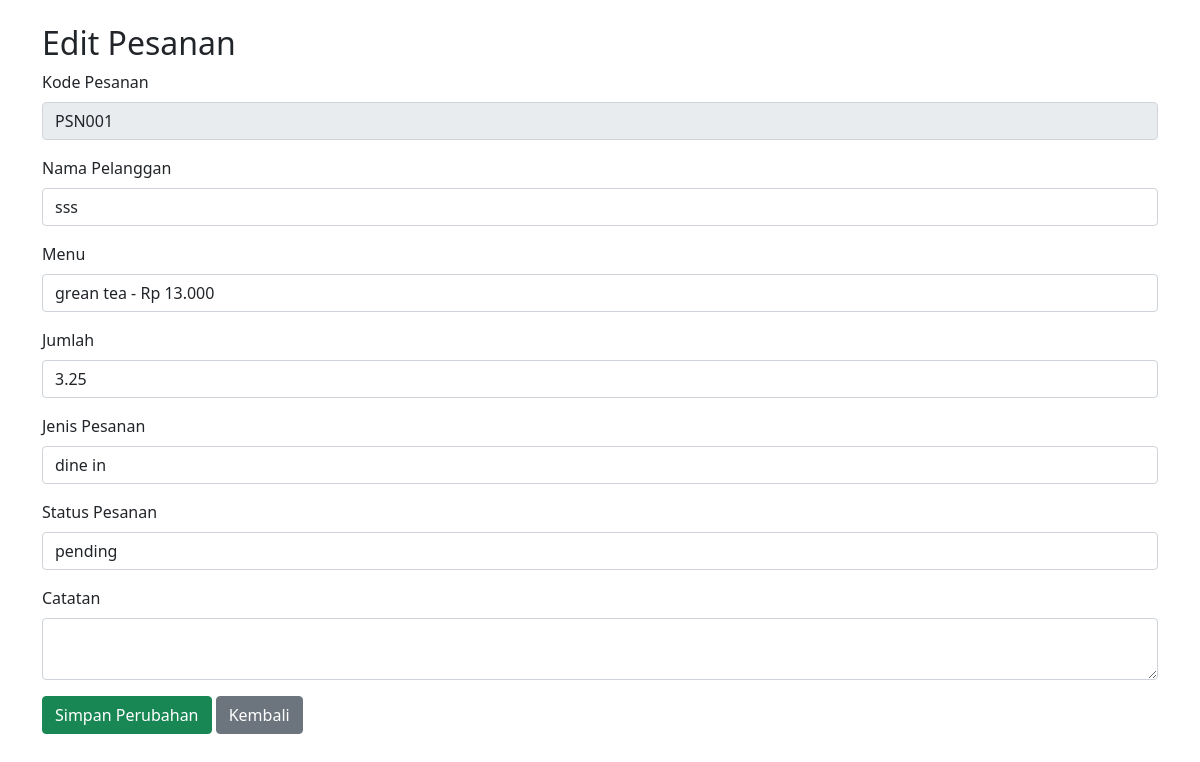
Page /admin/edit_orders.php?kode_pesanan=PSN001 (signed in) on the committed database.
### tables this page shows
CREATE TABLE `pesanan` (
  `kode_pesanan` varchar(225) NOT NULL,
  `nama_pelanggan` varchar(100) NOT NULL,
  `kode_menu` varchar(255) NOT NULL,
  `total_harga` decimal(10,2) NOT NULL,
  `tgl_pesanan` datetime NOT NULL,
  `jumlah` int NOT NULL,
  `status_pesanan` varchar(50) DEFAULT NULL
);

CREATE TABLE `menu` (
  `kode_menu` varchar(20) NOT NULL,
  `nama_menu` varchar(100) NOT NULL,
  `kategori` enum('Coffe','Non Coffe') NOT NULL,
  `harga` int NOT NULL,
  `status` enum('available','unavailable','discontinued') DEFAULT 'available',
  `created_at` timestamp NULL DEFAULT CURRENT_TIMESTAMP,
  `stok` int NOT NULL DEFAULT '0'
);

### admin/menu.php (called while the page is built, shortened)
<?php
class Menu {
    private $conn;
    private $table_name = "menu";
    public function __construct($db) {
        $this->conn = $db;
    }
    public function read() {
        $query = "SELECT kode_menu, nama_menu, kategori, harga, status, created_at
                FROM " . $this->table_name . " ORDER BY created_at DESC";
        $stmt = $this->conn->prepare($query);
        $stmt->execute();
        return $stmt;
    }
}
?>

### admin/edit_orders.php (the view, shortened to what this page needs)
<?php
require_once __DIR__ . '/menu.php';
$database = new Database();
$db = $database->getConnection();
$menuObj = new Menu($db);
$menu_list = $menuObj->read()->fetchAll(PDO::FETCH_ASSOC);
$kode_pesanan = $_GET['kode_pesanan'];
$query = "SELECT * FROM pesanan WHERE kode_pesanan = :kode_pesanan";
$stmt = $db->prepare($query);
$stmt->bindParam(':kode_pesanan', $kode_pesanan);
$stmt->execute();
$data = $stmt->fetch(PDO::FETCH_ASSOC);
?>
<!DOCTYPE html>
<html lang="id">
<head>
    <link href="https://cdn.jsdelivr.net/npm/bootstrap@5.1.3/dist/css/bootstrap.min.css" rel="stylesheet">
</head>
<body>
<div class="container mt-4">
    <h2>Edit Pesanan</h2>
    <?php if ($data): ?>
    <form method="POST">
        <div class="mb-3">
            <label class="form-label">Kode Pesanan</label>
            <input type="text" name="kode_pesanan" class="form-control" value="<?= $data['kode_pesanan'] ?>" readonly>
        </div>
        <div class="mb-3">
            <label class="form-label">Nama Pelanggan</label>
            <input type="text" name="nama_pelanggan" class="form-control" value="<?= $data['nama_pelanggan'] ?>" required>
        </div>
        <div class="mb-3">
            <label class="form-label">Menu</label>
            <select name="kode_menu" class="form-control" required>
                <?php foreach ($menu_list as $menu): ?>
                    <option value="<?= $menu['kode_menu']; ?>" <?= $menu['kode_menu'] === $data['kode_menu'] ? 'selected' : '' ?>>
                        <?= $menu['nama_menu']; ?> - Rp <?= number_format($menu['harga'], 0, ',', '.'); ?>
                    </option>
                <?php endforeach; ?>
            </select>
        </div>
        <div class="mb-3">
            <label class="form-label">Jumlah</label>
            <input type="number" name="jumlah" class="form-control" min="1" value="<?= $data['total_harga'] / ($menu['harga'] ?? 1) ?>" required>
        </div>
        <div class="mb-3">
            <label class="form-label">Jenis Pesanan</label>
            <select name="jenis_pesanan" class="form-control" required>
                <option value="dine in" <?= $data['jenis_pesanan'] === 'dine in' ? 'selected' : '' ?>>dine in</option>
            </select>
        </div>
        <div class="mb-3">
            <label class="form-label">Status Pesanan</label>
            <select name="status_pesanan" class="form-control" required>
                <option value="pending" <?= $data['status_pesanan'] === 'pending' ? 'selected' : '' ?>>pending</option>
            </select>
        </div>
        <div class="mb-3">
            <label class="form-label">Catatan</label>
            <textarea name="catatan_pesanan" class="form-control" rows="2"><?= $data['catatan_pesanan'] ?></textarea>
        </div>
        <button type="submit" class="btn btn-success">Simpan Perubahan</button>
        <a href="manage_orders.php" class="btn btn-secondary">Kembali</a>
    </form>
    <?php endif; ?>
</div>
</body>
</html>

### rows in the picture
pesanan: kode_pesanan "PSN001", nama_pelanggan "sss", kode_menu "grean tea - Rp 13.000", jumlah "3.25", status_pesanan "pending"
